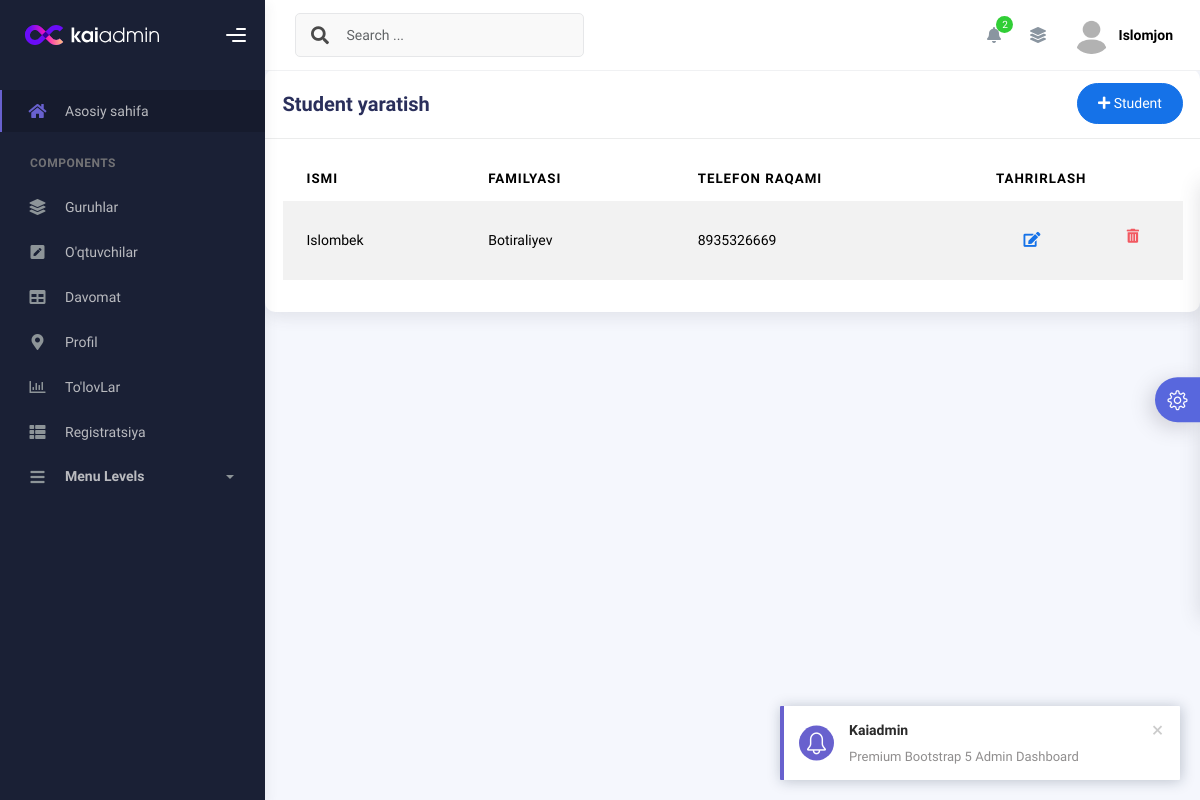
Page /students/1/ (signed in) on the earlier database version.
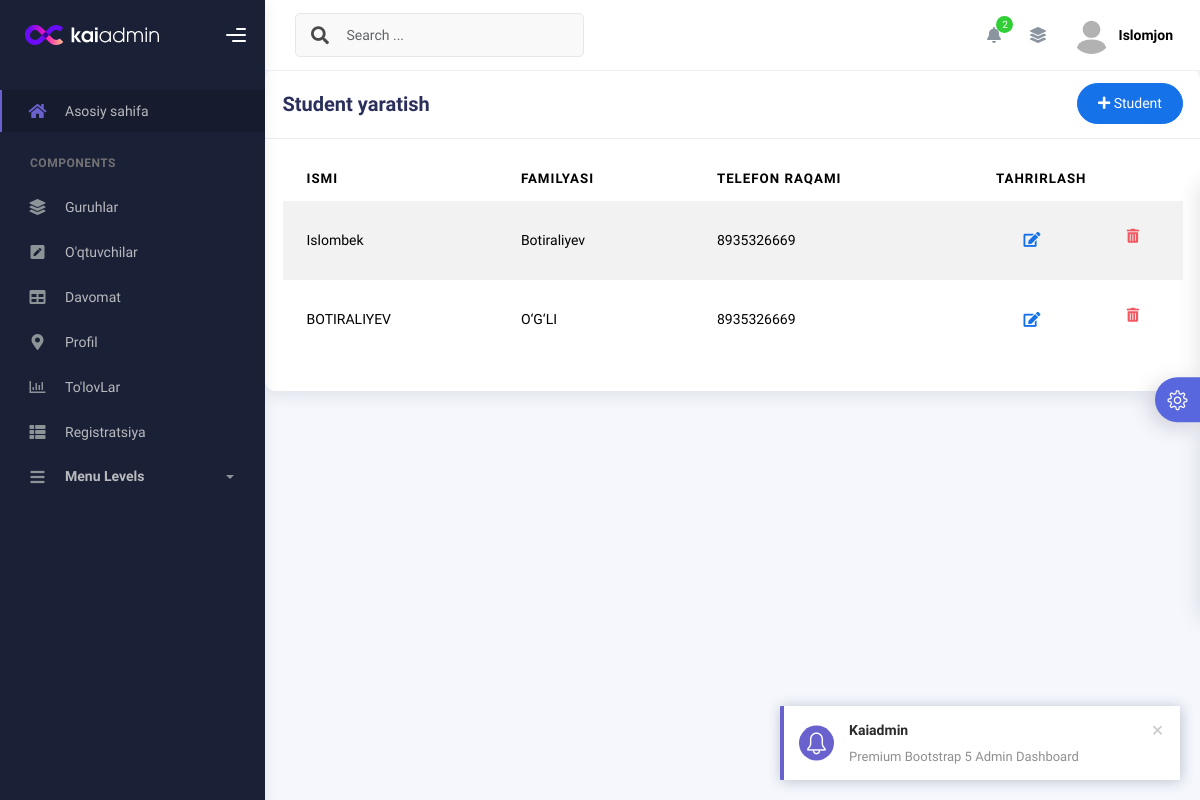
Same page on the later database version.
### users/models.py (models this page shows, shortened)
class Student(models.Model):
    first_name = models.CharField(max_length=100)
    last_name = models.CharField(max_length=100)
    phone = models.CharField(max_length=15)
    group = models.ForeignKey(Group, on_delete=models.SET_NULL, null=True, blank=True, related_name='students')
    created_at = models.DateTimeField(auto_now_add=True)
    updated_at = models.DateTimeField(auto_now=True)

### users/student.py (the view)
# urls.py: path('students/<int:group_id>/', StudentListView.as_view(), name='student_list'),
class StudentListView(LoginRequiredMixin, ListView):
    model = Student
    template_name = 'users/student.html'
    context_object_name = 'students'
    def get_queryset(self):
        group_id = self.kwargs.get('group_id')
        group = get_object_or_404(Group, id=group_id)
        return Student.objects.filter(group=group)
    def get_context_data(self, **kwargs):
        context = super().get_context_data(**kwargs)
        context['form'] = StudentForm()
        return context

### users/forms.py (shortened to what this page needs)
class StudentForm(forms.ModelForm):
    class Meta:
        model = Student
        fields = ['first_name', 'last_name', 'phone']
        widgets = {
            'group': forms.HiddenInput()
        }

### users/templates/users/student.html (shortened to what this page needs)
{% extends 'base.html' %}
{% block content %}
<div class="container mt-10">
  <div class="col-md-12">
    <div class="card">
      <div class="card-header">
        <div class="d-flex align-items-center">
          <h4 class="card-title">Student yaratish</h4>
          <button
            class="btn btn-primary btn-round ms-auto"
            data-bs-toggle="modal"
            data-bs-target="#addRowModal"
          >
            <i class="fa fa-plus"></i>
            Student
          </button>
        </div>
      </div>
      <div class="card-body">
        <div class="table-responsive">
          <table id="add-row" class="display table table-striped table-hover">
            <thead>
              <tr>
                <th>Ismi</th>
                <th>Familyasi</th>
                <th>Telefon raqami</th>
                <th style="width: 10%">Tahrirlash</th>
              </tr>
            </thead>
            <tbody>
              {% for student in students %}
                <tr>
                  <td>{{ student.first_name }}</td>
                  <td>{{ student.last_name }}</td>
                  <td>{{ student.phone }}</td>
                  <td>
                    <div class="form-button-action">
                      <button
                        type="button"
                        class="btn btn-link btn-primary btn-lg"
                        data-bs-toggle="modal"
                        data-bs-target="#editStudentModal"
                        data-id="{{ student.id }}"
                        data-first-name="{{ student.first_name }}"
                        data-last-name="{{ student.last_name }}"
                        data-phone="{{ student.phone }}"
                      >
                        <i class="fa fa-edit"></i>
                      </button>
                      <button
                        type="button"
                        class="btn btn-link btn-danger delete-student"
                        data-id="{{ student.id }}"
                        data-name="{{ student.first_name }} {{ student.last_name }}"
                      >
                      </button>
                      <form method="post" action="{% url 'delete_student' student.id %}" style="display:inline-block;">
                        <a href="{% url 'delete_student' student.id %}" class="btn btn-link btn-danger">
                            <i class="fas fa-trash-alt"></i>
                        </a>
                    </form>
                    </div>
                  </td>
                </tr>
              {% empty %}
                <tr>
                  <td colspan="4">Hozircha studentlar yo'q</td>
                </tr>
              {% endfor %}
            </tbody>
          </table>
        </div>
      </div>
    </div>
  </div>
</div>
{% endblock %}

Differences in the rows shown:
added Student: first_name "BOTIRALIYEV", last_name "O‘G‘LI", phone "8935326669"
